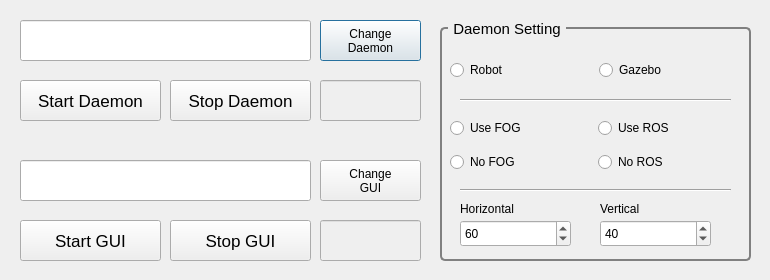
<?xml version="1.0" encoding="UTF-8"?>
<ui version="4.0">
 <class>LauncherDialog</class>
 <widget class="QDialog" name="LauncherDialog">
  <property name="geometry">
   <rect>
    <x>0</x>
    <y>0</y>
    <width>770</width>
    <height>280</height>
   </rect>
  </property>
  <property name="windowTitle">
   <string>Daemon Launcher</string>
  </property>
  <widget class="QPushButton" name="BTN_CHANGE_DAEMON">
   <property name="geometry">
    <rect>
     <x>320</x>
     <y>20</y>
     <width>101</width>
     <height>41</height>
    </rect>
   </property>
   <property name="text">
    <string>Change
Daemon</string>
   </property>
  </widget>
  <widget class="QLineEdit" name="LE_DAEMON_PATH">
   <property name="geometry">
    <rect>
     <x>20</x>
     <y>20</y>
     <width>291</width>
     <height>41</height>
    </rect>
   </property>
  </widget>
  <widget class="QPushButton" name="BTN_START_DAEMON">
   <property name="geometry">
    <rect>
     <x>20</x>
     <y>80</y>
     <width>141</width>
     <height>41</height>
    </rect>
   </property>
   <property name="font">
    <font>
     <pointsize>13</pointsize>
    </font>
   </property>
   <property name="text">
    <string>Start Daemon</string>
   </property>
  </widget>
  <widget class="QGroupBox" name="GB_CONTROL">
   <property name="geometry">
    <rect>
     <x>440</x>
     <y>20</y>
     <width>311</width>
     <height>241</height>
    </rect>
   </property>
   <property name="font">
    <font>
     <pointsize>11</pointsize>
    </font>
   </property>
   <property name="autoFillBackground">
    <bool>false</bool>
   </property>
   <property name="styleSheet">
    <string notr="true">QGroupBox {
    border: 2px solid gray;
    border-radius: 5px;
    margin-top: 7px;
}

QGroupBox::title {
    subcontrol-origin: margin;
    left: 8px;
    padding: 0 3px 0 3px;
}

</string>
   </property>
   <property name="title">
    <string>Daemon Setting</string>
   </property>
   <widget class="QWidget" name="verticalLayoutWidget">
    <property name="geometry">
     <rect>
      <x>158</x>
      <y>90</y>
      <width>141</width>
      <height>71</height>
     </rect>
    </property>
    <layout class="QVBoxLayout" name="verticalLayout">
     <item>
      <widget class="QRadioButton" name="RB_ROS_OK">
       <property name="text">
        <string>Use ROS</string>
       </property>
      </widget>
     </item>
     <item>
      <widget class="QRadioButton" name="RB_ROS_NO">
       <property name="text">
        <string>No ROS</string>
       </property>
      </widget>
     </item>
    </layout>
   </widget>
   <widget class="QWidget" name="verticalLayoutWidget_3">
    <property name="geometry">
     <rect>
      <x>10</x>
      <y>90</y>
      <width>141</width>
      <height>71</height>
     </rect>
    </property>
    <layout class="QVBoxLayout" name="verticalLayout_3">
     <item>
      <widget class="QRadioButton" name="RB_FOG_OK">
       <property name="text">
        <string>Use FOG</string>
       </property>
      </widget>
     </item>
     <item>
      <widget class="QRadioButton" name="RB_FOG_NO">
       <property name="text">
        <string>No FOG</string>
       </property>
      </widget>
     </item>
    </layout>
   </widget>
   <widget class="Line" name="line">
    <property name="geometry">
     <rect>
      <x>20</x>
      <y>70</y>
      <width>271</width>
      <height>20</height>
     </rect>
    </property>
    <property name="orientation">
     <enum>Qt::Horizontal</enum>
    </property>
   </widget>
   <widget class="QWidget" name="horizontalLayoutWidget">
    <property name="geometry">
     <rect>
      <x>10</x>
      <y>30</y>
      <width>291</width>
      <height>41</height>
     </rect>
    </property>
    <layout class="QHBoxLayout" name="horizontalLayout">
     <item>
      <widget class="QRadioButton" name="RB_ROBOT">
       <property name="text">
        <string>Robot</string>
       </property>
      </widget>
     </item>
     <item>
      <widget class="QRadioButton" name="RB_GAZEBO">
       <property name="text">
        <string>Gazebo</string>
       </property>
      </widget>
     </item>
    </layout>
   </widget>
   <widget class="Line" name="line_4">
    <property name="geometry">
     <rect>
      <x>20</x>
      <y>160</y>
      <width>271</width>
      <height>20</height>
     </rect>
    </property>
    <property name="orientation">
     <enum>Qt::Horizontal</enum>
    </property>
   </widget>
   <widget class="QSpinBox" name="SB_HORIZONTAL">
    <property name="geometry">
     <rect>
      <x>20</x>
      <y>200</y>
      <width>111</width>
      <height>27</height>
     </rect>
    </property>
    <property name="minimum">
     <number>20</number>
    </property>
    <property name="maximum">
     <number>200</number>
    </property>
    <property name="singleStep">
     <number>20</number>
    </property>
    <property name="value">
     <number>60</number>
    </property>
   </widget>
   <widget class="QSpinBox" name="SB_VERTICAL">
    <property name="geometry">
     <rect>
      <x>160</x>
      <y>200</y>
      <width>111</width>
      <height>27</height>
     </rect>
    </property>
    <property name="minimum">
     <number>20</number>
    </property>
    <property name="maximum">
     <number>200</number>
    </property>
    <property name="singleStep">
     <number>20</number>
    </property>
    <property name="value">
     <number>40</number>
    </property>
   </widget>
   <widget class="QLabel" name="label">
    <property name="geometry">
     <rect>
      <x>20</x>
      <y>180</y>
      <width>131</width>
      <height>17</height>
     </rect>
    </property>
    <property name="text">
     <string>Horizontal</string>
    </property>
   </widget>
   <widget class="QLabel" name="label_2">
    <property name="geometry">
     <rect>
      <x>160</x>
      <y>180</y>
      <width>131</width>
      <height>17</height>
     </rect>
    </property>
    <property name="text">
     <string>Vertical</string>
    </property>
   </widget>
  </widget>
  <widget class="QPushButton" name="BTN_STOP_DAEMON">
   <property name="geometry">
    <rect>
     <x>170</x>
     <y>80</y>
     <width>141</width>
     <height>41</height>
    </rect>
   </property>
   <property name="font">
    <font>
     <pointsize>13</pointsize>
    </font>
   </property>
   <property name="text">
    <string>Stop Daemon</string>
   </property>
  </widget>
  <widget class="QLineEdit" name="LE_DAEMON_PID">
   <property name="enabled">
    <bool>false</bool>
   </property>
   <property name="geometry">
    <rect>
     <x>320</x>
     <y>80</y>
     <width>101</width>
     <height>41</height>
    </rect>
   </property>
   <property name="readOnly">
    <bool>true</bool>
   </property>
  </widget>
  <widget class="QPushButton" name="BTN_CHANGE_GUI">
   <property name="geometry">
    <rect>
     <x>320</x>
     <y>160</y>
     <width>101</width>
     <height>41</height>
    </rect>
   </property>
   <property name="text">
    <string>Change
GUI</string>
   </property>
  </widget>
  <widget class="QLineEdit" name="LE_GUI_PID">
   <property name="enabled">
    <bool>false</bool>
   </property>
   <property name="geometry">
    <rect>
     <x>320</x>
     <y>220</y>
     <width>101</width>
     <height>41</height>
    </rect>
   </property>
   <property name="readOnly">
    <bool>true</bool>
   </property>
  </widget>
  <widget class="QPushButton" name="BTN_START_GUI">
   <property name="geometry">
    <rect>
     <x>20</x>
     <y>220</y>
     <width>141</width>
     <height>41</height>
    </rect>
   </property>
   <property name="font">
    <font>
     <pointsize>13</pointsize>
    </font>
   </property>
   <property name="text">
    <string>Start GUI</string>
   </property>
  </widget>
  <widget class="QLineEdit" name="LE_GUI_PATH">
   <property name="geometry">
    <rect>
     <x>20</x>
     <y>160</y>
     <width>291</width>
     <height>41</height>
    </rect>
   </property>
  </widget>
  <widget class="QPushButton" name="BTN_STOP_GUI">
   <property name="geometry">
    <rect>
     <x>170</x>
     <y>220</y>
     <width>141</width>
     <height>41</height>
    </rect>
   </property>
   <property name="font">
    <font>
     <pointsize>13</pointsize>
    </font>
   </property>
   <property name="text">
    <string>Stop GUI</string>
   </property>
  </widget>
 </widget>
 <resources/>
 <connections/>
</ui>
